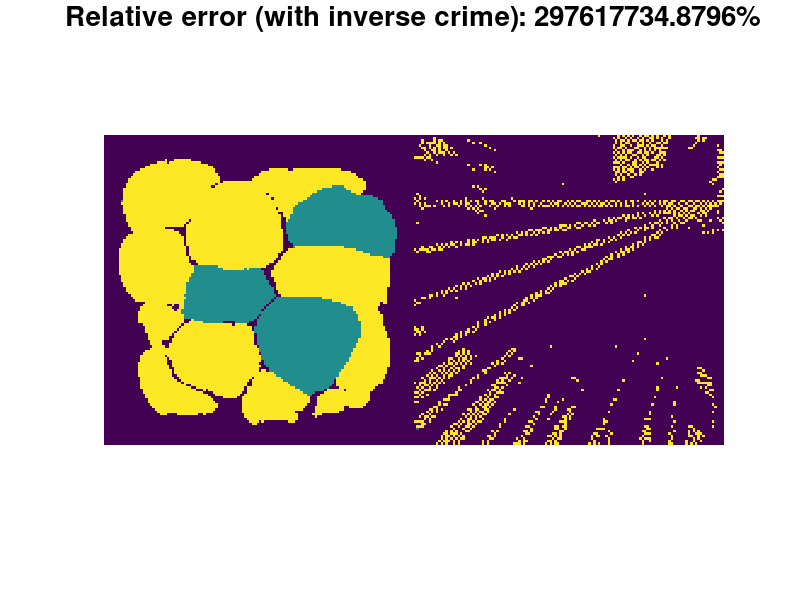

Write MATLAB code to recreate this figure.
% Plot results of XR03_naive_comp.m
%
% Jennifer Mueller and Samuli Siltanen, October 2022

% Graphical parameters
fsize = 20;

% Load precomputed data
load data/sinograms groundtruth
load  data/naiverecon naive_recon relerr

% Take a look at the results
figure(3000)
clf
imagesc([groundtruth,naive_recon],[min(groundtruth(:)),max(groundtruth(:))])
axis equal
axis off
title(['Relative error (with inverse crime): ',num2str(100*relerr),'%'],'fontsize',fsize)

